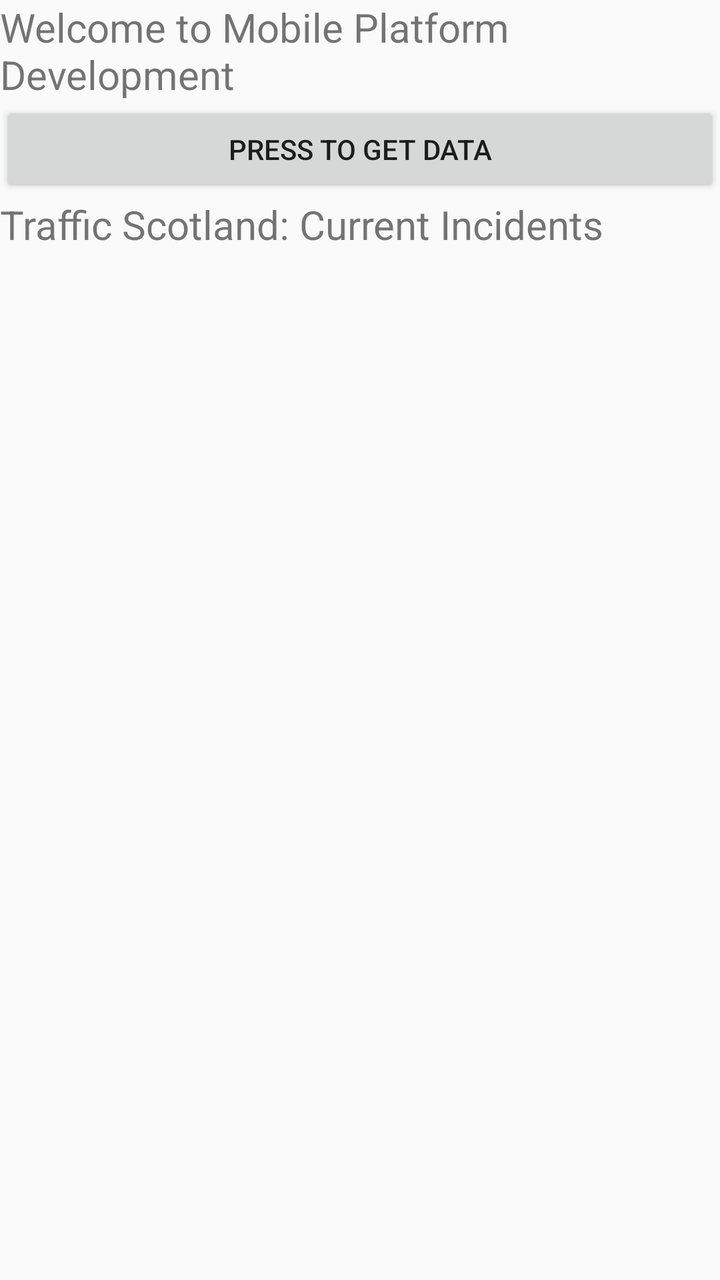
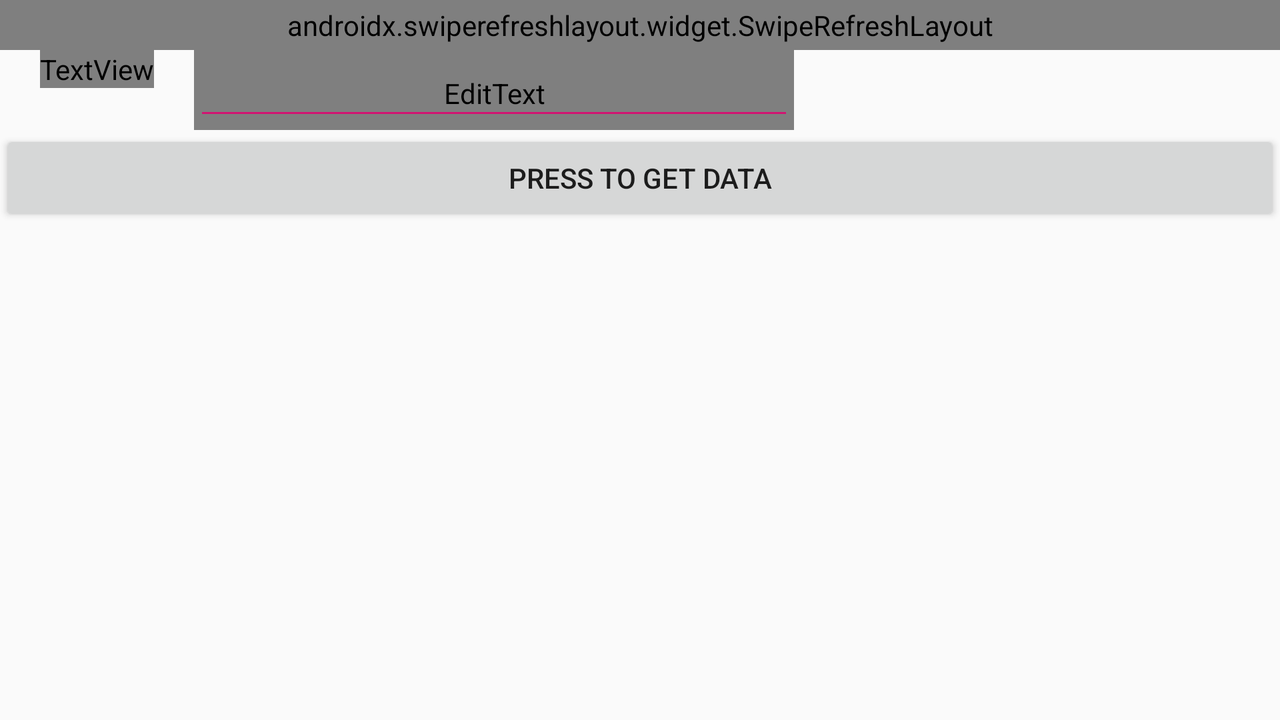

First picture: res/layout/ on a phone held upright. Second picture: the repository's own variant of that layout, on a device whose configuration matches the variant's folder. Source for both follows.
<!-- AndroidManifest.xml: application theme AppTheme -->
<!-- res/layout/frag1_layout.xml -->
<?xml version="1.0" encoding="utf-8"?>
<RelativeLayout xmlns:android="http://schemas.android.com/apk/res/android"
    android:layout_width="match_parent"
    android:layout_height="match_parent"
    xmlns:tools="http://schemas.android.com/tools"
    tools:context="org.yuhonglee.gcu.mobileassignment.ui.main.Frag1">

    <LinearLayout
        android:orientation="vertical"
        android:layout_width="match_parent"
        android:layout_height="match_parent">
        <TextView
            android:id="@+id/salutation"
            android:layout_width="match_parent"
            android:layout_height="wrap_content"
            android:textSize="20sp"
            android:text="Welcome to Mobile Platform Development"/>
        <Button
            android:id="@+id/startButton"
            android:layout_width="fill_parent"
            android:layout_height="wrap_content"
            android:text="Press to get data"/>
        <TextView android:id="@+id/acknowledgement"
            android:layout_width="fill_parent"
            android:layout_height="wrap_content"
            android:textSize="20sp"
            android:text="Traffic Scotland: Current Incidents"/>

        <RelativeLayout
            android:layout_width="match_parent"
            android:layout_height="wrap_content">
            <ProgressBar
                android:id="@+id/progressBar1"
                style="?android:attr/progressBarStyleHorizontal"
                android:layout_width="wrap_content"
                android:layout_height="wrap_content"
                android:layout_centerHorizontal="true"
                android:indeterminate="true"
                android:visibility="gone" />

            <ListView
                android:id="@+id/listView1"
                android:layout_width="match_parent"
                android:layout_height="wrap_content" />
        </RelativeLayout>
    </LinearLayout>
</RelativeLayout>
<!-- resources referenced by this layout -->
<resources>
  <style name="AppTheme" parent="Theme.AppCompat.Light.DarkActionBar">
          
          <item name="colorPrimary">@color/TrafficScotlandColour</item>
          <item name="colorPrimaryDark">@color/colorPrimaryDark</item>
          <item name="colorAccent">@color/colorAccent</item>
      </style>
  <color name="TrafficScotlandColour">#53677b</color>
  <color name="colorPrimaryDark">#00574B</color>
  <color name="colorAccent">#D81B60</color>
</resources>
<!-- res/layout-land/frag1_layout.xml (the repository's variant of the layout above) -->
<!-- drawn on the phone turned sideways -->
<RelativeLayout
    xmlns:android="http://schemas.android.com/apk/res/android"
    xmlns:tools="http://schemas.android.com/tools"
    android:orientation="vertical"
    android:layout_width="match_parent"
    android:layout_height="match_parent"
    android:background="?attr/bgColor"
    tools:context="org.yuhonglee.gcu.mobileassignment.Fragments.Frag1">

<androidx.swiperefreshlayout.widget.SwipeRefreshLayout
    android:id="@+id/swipe_container"
    android:layout_width="fill_parent"
    android:layout_height="25dp" >

    <LinearLayout
        android:layout_width="fill_parent"
        android:layout_height="wrap_content"
        android:orientation="vertical">

    <TextView android:id="@+id/acknowledgement"
        android:layout_width="fill_parent"
        android:layout_height="wrap_content"
        android:textSize="20sp"
        android:textColor="?attr/textColor"
        android:text="Traffic Scotland: Current Incidents"/>
    </LinearLayout>

</androidx.swiperefreshlayout.widget.SwipeRefreshLayout>
    <LinearLayout
        android:layout_width="match_parent"
        android:layout_height="match_parent"
        android:layout_below="@id/swipe_container">
        <include layout="@layout/reuseable_list" />
    </LinearLayout>
</RelativeLayout>
<!-- res/layout/reuseable_list.xml (included above) -->
<?xml version="1.0" encoding="utf-8"?>
<LinearLayout xmlns:android="http://schemas.android.com/apk/res/android"
    xmlns:app="http://schemas.android.com/apk/res-auto"
    android:orientation="vertical"
    android:layout_width="match_parent"
    android:layout_height="match_parent">

    <LinearLayout
        android:layout_width="match_parent"
        android:layout_height="wrap_content"
        android:orientation="horizontal">

        <TextView
            android:id="@+id/label1"
            android:layout_width="wrap_content"
            android:layout_height="wrap_content"
            android:layout_marginLeft="20dp"
            android:text="Enter Road"
            android:textColor="?attr/textColor"
            android:textSize="20sp" />

        <EditText
            android:id="@+id/Search"
            android:singleLine="true"
            android:layout_width="300dp"
            android:layout_height="40dp"
            android:layout_marginStart="20dp"
            android:background="?attr/bgColor"
            android:textColor="?attr/textColor"
            android:theme="@style/MyEditTextStyle2"
            android:hint="Example: A90/M74/A74......"
            android:textColorHint="?attr/metaTextColor"
            android:textSize="20sp"
            android:imeOptions="actionNext" />
    </LinearLayout>

    <Button
        android:id="@+id/startButton"
        android:layout_width="fill_parent"
        android:layout_height="wrap_content"
        android:text="Press to get data" />

    <RelativeLayout
        android:layout_width="match_parent"
        android:layout_height="match_parent">

        <ProgressBar
            android:id="@+id/progressBar1"
            style="?android:attr/progressBarStyleHorizontal"
            android:layout_width="150dp"
            android:layout_height="30dp"
            android:layout_centerHorizontal="true"
            android:indeterminate="true"
            android:visibility="gone" />

        <ListView
            android:id="@+id/listView1"
            android:layout_width="match_parent"
            android:layout_height="match_parent" />
    </RelativeLayout>
</LinearLayout>
<!-- resources referenced by the variant -->
<!-- as the phone turned sideways resolves them -->
<resources>
  <style name="MyEditTextStyle2" parent="Widget.AppCompat.EditText">
          <item name="colorControlActivated">#dc8f41</item>
          <item name="colorControlNormal">#d11472</item>
      </style>
  <style name="AppTheme" parent="Theme.AppCompat.Light.DarkActionBar">
          
          <item name="colorPrimary">@color/TrafficScotlandColour</item>
          <item name="colorPrimaryDark">@color/colorPrimaryDark</item>
          <item name="colorAccent">@color/colorAccent</item>
      </style>
  <color name="TrafficScotlandColour">#53677b</color>
  <color name="colorPrimaryDark">#00574B</color>
  <color name="colorAccent">#D81B60</color>
</resources>
